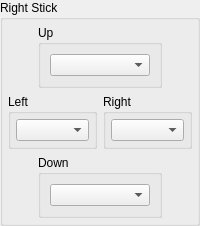
             <widget class="QGroupBox" name="gb_right_stick">
              <property name="minimumSize">
               <size>
                <width>0</width>
                <height>0</height>
               </size>
              </property>
              <property name="title">
               <string>Right Stick</string>
              </property>
              <layout class="QVBoxLayout" name="verticalLayout_2">
               <property name="leftMargin">
                <number>5</number>
               </property>
               <property name="topMargin">
                <number>5</number>
               </property>
               <property name="rightMargin">
                <number>5</number>
               </property>
               <property name="bottomMargin">
                <number>5</number>
               </property>
               <item>
                <widget class="QWidget" name="widget_right_stick_up" native="true">
                 <layout class="QHBoxLayout" name="widget_right_stick_up_layout">
                  <property name="leftMargin">
                   <number>0</number>
                  </property>
                  <property name="topMargin">
                   <number>0</number>
                  </property>
                  <property name="rightMargin">
                   <number>0</number>
                  </property>
                  <property name="bottomMargin">
                   <number>0</number>
                  </property>
                  <item>
                   <widget class="QGroupBox" name="gb_right_stick_up">
                    <property name="sizePolicy">
                     <sizepolicy hsizetype="Preferred" vsizetype="Fixed">
                      <horstretch>0</horstretch>
                      <verstretch>0</verstretch>
                     </sizepolicy>
                    </property>
                    <property name="minimumSize">
                     <size>
                      <width>0</width>
                      <height>0</height>
                     </size>
                    </property>
                    <property name="maximumSize">
                     <size>
                      <width>124</width>
                      <height>1231321</height>
                     </size>
                    </property>
                    <property name="title">
                     <string>Up</string>
                    </property>
                    <layout class="QVBoxLayout" name="verticalLayout_7">
                     <item>
                      <widget class="QComboBox" name="RStickUpBox">
                       <property name="enabled">
                        <bool>true</bool>
                       </property>
                      </widget>
                     </item>
                    </layout>
                   </widget>
                  </item>
                 </layout>
                </widget>
               </item>
               <item>
                <layout class="QHBoxLayout" name="layout_right_stick_left_right">
                 <item>
                  <widget class="QGroupBox" name="gb_right_stick_left">
                   <property name="title">
                    <string>Left</string>
                   </property>
                   <layout class="QVBoxLayout" name="gb_right_stick_left_layout">
                    <property name="leftMargin">
                     <number>5</number>
                    </property>
                    <property name="topMargin">
                     <number>5</number>
                    </property>
                    <property name="rightMargin">
                     <number>5</number>
                    </property>
                    <property name="bottomMargin">
                     <number>5</number>
                    </property>
                    <item>
                     <widget class="QComboBox" name="RStickLeftBox">
                      <property name="enabled">
                       <bool>true</bool>
                      </property>
                     </widget>
                    </item>
                   </layout>
                  </widget>
                 </item>
                 <item>
                  <widget class="QGroupBox" name="gb_right_stick_right">
                   <property name="title">
                    <string>Right</string>
                   </property>
                   <layout class="QVBoxLayout" name="gb_right_stick_right_layout">
                    <property name="leftMargin">
                     <number>5</number>
                    </property>
                    <property name="topMargin">
                     <number>5</number>
                    </property>
                    <property name="rightMargin">
                     <number>5</number>
                    </property>
                    <property name="bottomMargin">
                     <number>5</number>
                    </property>
                    <item>
                     <widget class="QComboBox" name="RStickRightBox"/>
                    </item>
                   </layout>
                  </widget>
                 </item>
                </layout>
               </item>
               <item>
                <widget class="QWidget" name="widget_right_stick_down" native="true">
                 <layout class="QHBoxLayout" name="widget_right_stick_down_layout">
                  <property name="leftMargin">
                   <number>0</number>
                  </property>
                  <property name="topMargin">
                   <number>0</number>
                  </property>
                  <property name="rightMargin">
                   <number>0</number>
                  </property>
                  <property name="bottomMargin">
                   <number>0</number>
                  </property>
                  <item>
                   <widget class="QGroupBox" name="gb_right_stick_down">
                    <property name="minimumSize">
                     <size>
                      <width>124</width>
                      <height>0</height>
                     </size>
                    </property>
                    <property name="maximumSize">
                     <size>
                      <width>124</width>
                      <height>2121</height>
                     </size>
                    </property>
                    <property name="title">
                     <string>Down</string>
                    </property>
                    <layout class="QVBoxLayout" name="verticalLayout_6">
                     <item>
                      <widget class="QComboBox" name="RStickDownBox">
                       <property name="enabled">
                        <bool>true</bool>
                       </property>
                      </widget>
                     </item>
                    </layout>
                   </widget>
                  </item>
                 </layout>
                </widget>
               </item>
              </layout>
             </widget>
